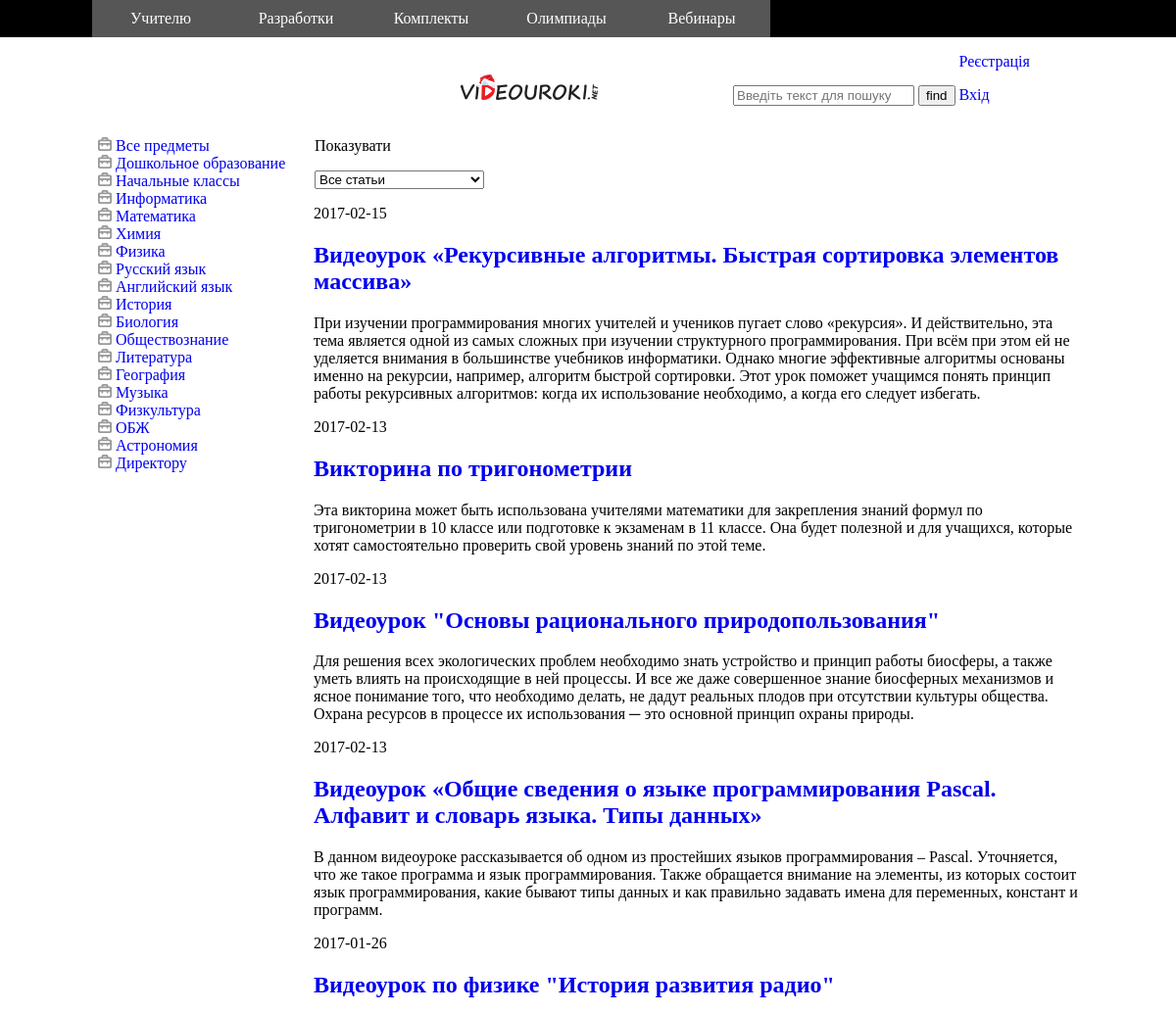
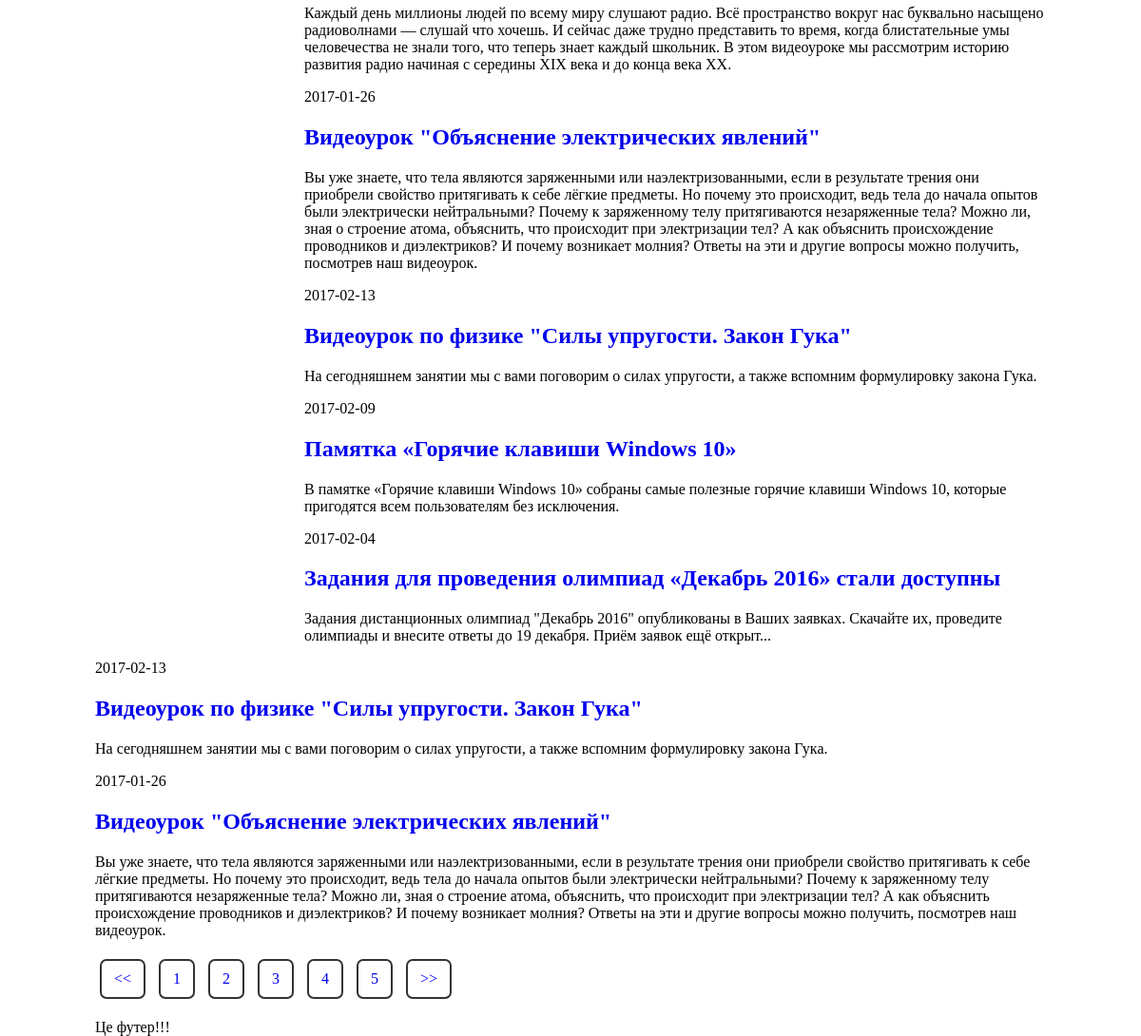
Screenshot of /&start=2&last=2 with the database file from the repository (2 pictures, top to bottom).
### tables this page shows
CREATE TABLE `struct` (
  `id` int(11) NOT NULL,
  `title` varchar(255) NOT NULL,
  `content` varchar(255) NOT NULL,
  `parent` int(11) NOT NULL,
  `slug_struct` varchar(255) NOT NULL
);

CREATE TABLE `categories` (
  `id` int(11) NOT NULL,
  `name` varchar(255) NOT NULL,
  `img` varchar(255) NOT NULL,
  `slug` varchar(255) NOT NULL
);

CREATE TABLE `categories_item` (
  `id` int(11) NOT NULL,
  `title` varchar(255) NOT NULL,
  `content` text NOT NULL,
  `content_full` text NOT NULL,
  `content_full_slug` varchar(255) NOT NULL,
  `parent` int(11) NOT NULL,
  `con_type_categories` varchar(255) NOT NULL,
  `img` varchar(255) NOT NULL,
  `time` timestamp NOT NULL DEFAULT CURRENT_TIMESTAMP ON UPDATE CURRENT_TIMESTAMP,
  `counter` int(11) NOT NULL,
  `ip` varchar(255) NOT NULL
);

### index.php (called while the page is built)
<?php
require 'cotrollers/SiteController.php';
require 'views/header.php';
require "views/$content.php";
require 'views/footer.php';

### models/MainClass.php (called while the page is built, shortened)
<?php
class MainClass{
    private $conn;
    function __construct(){
        $this->conn = mysqli_connect("localhost","root","root","videourok");
        mysqli_set_charset( $this->conn, 'utf8');
    }
    function showMenu(){
        $menu = mysqli_query($this->conn, "SELECT * FROM struct");
        return $menu;
    }
    function showLeftMenu(){
        $left_menu = mysqli_query($this->conn, "SELECT * FROM categories");
        return $left_menu;
    }
    function showArticles(){
        $articles = mysqli_query($this->conn, "SELECT * FROM categories_item");
        return $articles;
    }
    function pagination($limit, $this_page_first_result){
        $result = mysqli_query($this->conn, "SELECT id FROM categories_item" );
        $pages = $result->num_rows / $limit;
        $pages = ceil($pages);
        $result_query = mysqli_query($this->conn, "SELECT * FROM categories_item ORDER BY id DESC LIMIT $this_page_first_result, $limit");
        $my_arr = array($pages, $result_query);
    return $my_arr;
    }
}

### cotrollers/SiteController.php (called while the page is built, shortened)
<?php
require 'models/MainClass.php';
require 'helpers/ClientClass.php';
require 'models/FindClass.php';
$base_url = 'http://localhost/new/';
if (!empty($_GET['route'])){
    $route = $_GET['route'];
}else{
    $route = '';
}
$slug = $route;
$act = new ClientClass();
$main = new MainClass();
$FindClass = new FindClass();
$my_menu = $main->showMenu();
$my_left_menu = $main->showLeftMenu();
$type_article = $FindClass->takeTypeArticle();
$limit = 2;
if (!empty($slug)){
    $id = $main->categoruId($slug);
    include 'helpers/pagination.php';
        if (!empty($id)){
            $main_content = $main->categoruArticle($id);
            if($slug == 'vse_predmety'){
                $main_content = $main->showArticles();
                include 'helpers/pagination.php';
            }
        }else{
            $my_article = $main->findArticleSlug($slug);
            if ($slug == ABOUT_US){
                $content = ABOUT_US;
            }
            else if (!empty($my_article)){
                $main_content = $my_article;
                $content = 'article';
            }
            else if($slug == FIND) {
                $content = FIND;
                $find_slag = $_POST['words'];
                $main_content = $FindClass->searchArticles($find_slag);
            }
            else if ( $slug == 'blog' ) {
                $main_content = $main->showArticles();
                include 'helpers/pagination.php';
            }
            else if ($slug == 'news' || $slug == 'free_video' || $slug == 'tips' || $slug == 'raznoe'){
                $main_content = $main->findNewsArticle($slug);
                $content = 'filter_article';
                }
            else if ($slug == '404'){
                $content = '404';
            }
            else if($slug == 'registration'){
                $content = 'registration';
            }
            else if ($slug == 'my_reg'){
                include 'helpers/hendler.php';
                if(!empty($login) && !empty($email) && !empty($pass) && !empty($repead_pass)) {
                    if ($pass == $repead_pass) {
                        $registration = $main->registration($login, $email, $pass);
                        $_SESSION['reg'] = 1;
                    }else{
                        $_SESSION['error_check_pass'] = 1;
                        header('Location: registration');
                    }
                }else{
                    $_SESSION['error_enter_data'] = 1;
                    header('Location: registration');
                }
            }
            else if ($slug == 'login') {
                $content = 'login';
            }
            else if ($slug == 'log_in') {
                include 'helpers/login_user.php';
                    $login_user = $main->loginUser($email, $pass);
                    if (!empty($login_user->num_rows)) {
                        $_SESSION['LOGIN_ERROR'] = 0;
                        echo "login ok";
                        if (!empty($login_user->num_rows)) {
                            $_SESSION['EMAIL_ERROR'] = 0;
                            $pass_tmp = md5($pass);
                            $email_arr = mysqli_fetch_assoc($login_user);
                                if ($pass_tmp == $email_arr['password']) {
                                    $_SESSION['PASS_ERROR'] =  0;
                                    $_SESSION['user'] = $email;
                                    header("Location: $base_url"."lk");
                                }else{
                                    $_SESSION['PASS_ERROR'] = 1;
                                    header("Location: $base_url");
                                    echo 'error_pass';
                                }
                        }else{
                            $_SESSION['EMAIL_ERROR'] = 1;
                            header("Location: $base_url");
                            echo 'error_email';
                        }
                    }else{
                        $_SESSION['LOGIN_ERROR'] = 1;
                        header("Location: $base_url");
                        echo 'login_bed';
                    }
                }
            else if( $slug == 'lk'){
                $check_role = $main->check_role($_SESSION['user']);
                if (!empty($check_role) ){
                    if ($check_role == 1){
                        echo "Це адмін";
                    }else if($check_role == 2){
                        echo "Це менеджер";
                    }else if ($check_role == 3){
                        echo "Це клієнт";
                    }
                }else{
                    echo "Це директор";
                }
                $content = 'lk';
            }
            else{
                $main_content = $main->findStractId($slug);
                if (!empty($main_content)){
                    $content = 'page';
                }else{
                    $content = '404';
                }
            }
        }
}else{
    $main_content = $main->showArticles();
    include 'helpers/pagination.php';
}
?>

### helpers/ClientClass.php (called while the page is built, shortened)
<?php
class ClientClass{
    function activeItem($slug, $manu_item, $flag) {
        if( $slug == $manu_item ){
            $active = $flag;
        }else{
            $active = '';
        }
        return $active;
    }
}

### models/FindClass.php (called while the page is built, shortened)
<?php
class FindClass{
    private $conn;
    function __construct(){
        $this->conn = mysqli_connect("localhost","root","root","videourok");
        mysqli_set_charset( $this->conn, 'utf8');
    }
    function takeTypeArticle(){
        $take_type = mysqli_query($this->conn, "SELECT * FROM type_article");
        return $take_type;
    }
}

### helpers/pagination.php (called while the page is built)
<?php
if (!empty($_GET['start'])){
    $pagination = $main->pagination($limit, $_GET['start']);
}else{
    $pagination = $main->pagination($limit,1);
}

### views/main.php (the view, shortened to what this page needs)
<main>
<?php require 'leftMenu.php';?>
    <div class="head_filter">
        <p>Показувати</p>
        <div class="select_options">
            <form action="">
               <select class="select_type" name="select_type">
                    <?php
                    while ($type = mysqli_fetch_assoc($type_article)){
                        ?>
                    <option value="<?php echo $type['parent_categories'];?>">
                        <?php echo $type['name'];?>
                    </option>
                        <?php
                    }
                    ?>
               </select>
            </form>
        </div>
    </div>
    <div class="article">
        <?php
        while ($list_my_articles = mysqli_fetch_assoc($main_content)){
        ?>
        <div class="time"> <?php print date('Y-m-d',strtotime($list_my_articles['time']));?></div>
        <h2  class="block_title"><a href="<?php print ($list_my_articles['content_full_slug']);?>" ><?php print($list_my_articles['title']);?></a></h2>
        <p class="text"><?php print($list_my_articles['content']);?></p>
        <?php
        }
        ?>
    </div>
        <?php
        include 'pagination.php';
        ?>
</main>

### views/header.php (shortened to what this page needs)
<html>
<head>
    <link rel="stylesheet" href="style.css">
</head>
<body>
<header>
        <div id="top">
            <ul class="top_menu">
                <?php
                while ($manu_item = mysqli_fetch_assoc($my_menu)){
                    $active = $act->activeItem($slug, $manu_item['slug_struct'], "active");
                    ?>
                    <li class="<?php echo $active;?>">
                        <a href="<?php echo $manu_item['slug_struct'];?>"><?php echo $manu_item['title'];?></a>
                    </li>
                    <?php
                }
                ?>
            </ul>
        </div>
        <div class="container">
            <div class="logo">
                <a href=""><img src="img/logo.png" alt=""></a>
            </div>
            <div class="search">
                <form action="search" method="post">
                    <input type="text" name="words" id="find" placeholder="Введіть текст для пошуку">
                    <input type="submit" name="bsearch" value="find">
                </form>
            </div>
            <div class="right_profile">
                <?php
                if (!empty($_SESSION['reg'])) {
                    echo "";
                }else{
                ?>
                <p><a href="registration">Реєстрація</a></p>
                    <?php
                }
                ?>
                <p><a href="login">Вхід</a></p>
            </div>
        </div>
</header>

### views/leftMenu.php
<div id="left_menu">
    <ul class="left_menu_item">
        <?php
        while ($menu_left_item = mysqli_fetch_assoc($my_left_menu)){
            ?>
            <li >
                <a href="<?php echo $menu_left_item['slug']?>">
                     <span>
                        <img src="img/<?php echo $menu_left_item['img']?>" alt="">
                     </span><?php echo $menu_left_item['name'];?>
                </a>
            </li>
            <?php
        }
        ?>
    </ul>
</div>

### views/pagination.php
<?php
while($all_pagination = mysqli_fetch_assoc($pagination[1])){
  ?>
<div class="time"> <?php print date('Y-m-d',strtotime($all_pagination['time']));?></div>
<h2  class="block_title"><a href="<?php print ($all_pagination['content_full_slug']);?>" ><?php print($all_pagination['title']);?></a></h2>
<p class="text"><?php print($all_pagination['content']);?></p>
<?php
}
?>
<ul class="pagination">
    <li><a href="<?php echo $slug;?>&start=<?php echo 0;?>"><<</a></li>
    <?php
    for ($i = 0; $i < $pagination[0]; $i++){
        ?>
        <li><a href="<?php echo $slug;?>&start=<?php echo  $i*$limit;?>&last=<?php echo $limit ;?>"><?php echo $i+1;?></a></li>
        <?php
        $count_i = $i*$limit;
    }
    ?>
    <li><a href="<?php echo $slug;?>&start=<?php echo  $count_i;?>&last=<?php echo  $limit;?>">>></a></li>
</ul>

### style.css (style rules this page uses)
body { margin: 0 auto; }
a { text-decoration: none; }
ul { padding: 0; }
header { width: 100%; }
#top { background-color: black; width: 100%; }
.top_menu { width: 1000px; margin: 0 auto; }
#top li { display: inline-block; list-style: none; width: 140px; text-align: center; margin-left: -6px; }
#top li a { text-decoration: none; display: block; color: white; background: #565656; padding: 10px; }
.logo { display: inline-block; }
.search { display: inline-block; margin-left: 134px; }
.container { margin-left: 470px; }
main { overflow: hidden; width: 1000px; margin: 0 auto; }
#left_menu { float: left; width: 200px; }
#left_menu li { list-style: none; }
.article { float: left; width: 780px; padding: 0 0 0 20px; }
.head_filter { overflow: hidden; padding-left: 21px; }
.right_profile { display: inline-block; }
.pagination li { display: inline-block; padding: 10px 13px; border: 2px solid #333; border-radius: 7px; margin: 5px; }

### rows the page displays
struct: title "Учителю"
struct: title "Разработки"
struct: title "Комплекты"
struct: title "Олимпиады"
struct: title "Вебинары"
categories: img (picture), name "Все предметы"
categories: img (picture), name "Дошкольное образование"
categories: img (picture), name "Начальные классы"
categories: img (picture), name "Информатика"
categories: img (picture), name "Математика"
categories: img (picture), name "Химия"
categories: img (picture), name "Физика"
categories: img (picture), name "Русский язык"
categories: img (picture), name "Английский язык"
categories: img (picture), name "История"
categories: img (picture), name "Биология"
categories: img (picture), name "Обществознание"
categories: img (picture), name "Литература"
categories: img (picture), name "География"
categories: img (picture), name "Музыка"
categories: img (picture), name "Физкультура"
categories: img (picture), name "ОБЖ"
categories: img (picture), name "Астрономия"
categories: img (picture), name "Директору"
categories_item: time "2017-02-15", title "Видеоурок «Рекурсивные алгоритмы. Быстрая сортировка элементов массива»", content "При изучении программирования многих учителей и учеников пугает слово «рекурсия». И действительно, эта тема является одной из самых сложных при изучении структурного программирования. При всём при этом ей не уделяется внимания в большинстве учебников информатики. Однако многие эффективные алгоритмы основаны именно на рекурсии, например, алгоритм быстрой сортировки. Этот урок поможет учащимся понять принцип работы рекурсивных алгоритмов: когда их использование необходимо, а когда его следует избегать."
categories_item: time "2017-02-13", title "Викторина по тригонометрии", content "Эта викторина может быть использована учителями математики для закрепления знаний формул по тригонометрии в 10 классе или подготовке к экзаменам в 11 классе. Она будет полезной и для учащихся, которые хотят самостоятельно проверить свой уровень знаний по этой теме."
categories_item: time "2017-02-13", title "Видеоурок \"Основы рационального природопользования\"", content "Для решения всех экологических проблем необходимо знать устройство и принцип работы биосферы, а также уметь влиять на происходящие в ней процессы. И все же даже совершенное знание биосферных механизмов и ясное понимание того, что необходимо делать, не дадут реальных плодов при отсутствии культуры общества. Охрана ресурсов в процессе их использования ─ это основной принцип охраны природы."
categories_item: time "2017-02-13", title "Видеоурок «Общие сведения о языке программирования Pascal. Алфавит и словарь языка. Типы данных»", content "В данном видеоуроке рассказывается об одном из простейших языков программирования – Pascal. Уточняется, что же такое программа и язык программирования. Также обращается внимание на элементы, из которых состоит язык программирования, какие бывают типы данных и как правильно задавать имена для переменных, констант и программ."
categories_item: time "2017-01-26", title "Видеоурок по физике \"История развития радио\"", content "Каждый день миллионы людей по всему миру слушают радио. Всё пространство вокруг нас буквально насыщено радиоволнами — слушай что хочешь. И сейчас даже трудно представить то время, когда блистательные умы человечества не знали того, что теперь знает каждый школьник. В этом видеоуроке мы рассмотрим историю развития радио начиная с середины XIX века и до конца века XX."
categories_item: time "2017-01-26", title "Видеоурок \"Объяснение электрических явлений\"", content "Вы уже знаете, что тела являются заряженными или наэлектризованными, если в результате трения они приобрели свойство притягивать к себе лёгкие предметы. Но почему это происходит, ведь тела до начала опытов были электрически нейтральными? Почему к заряженному телу притягиваются незаряженные тела? Можно ли, зная о строение атома, объяснить, что происходит при электризации тел? А как объяснить происхождение проводников и диэлектриков? И почему возникает молния? Ответы на эти и другие вопросы можно получить, посмотрев наш видеоурок."
categories_item: time "2017-02-13", title "Видеоурок по физике \"Силы упругости. Закон Гука\"", content "На сегодняшнем занятии мы с вами поговорим о силах упругости, а также вспомним формулировку закона Гука."
categories_item: time "2017-02-09", title "Памятка «Горячие клавиши Windows 10»", content "В памятке «Горячие клавиши Windows 10» собраны самые полезные горячие клавиши Windows 10, которые пригодятся всем пользователям без исключения."
categories_item: time "2017-02-04", title "Задания для проведения олимпиад «Декабрь 2016» стали доступны", content "Задания дистанционных олимпиад \"Декабрь 2016\" опубликованы в Ваших заявках. Скачайте их, проведите олимпиады и внесите ответы до 19 декабря. Приём заявок ещё открыт..."

### other values shown
form field select_type "Все статьи"
